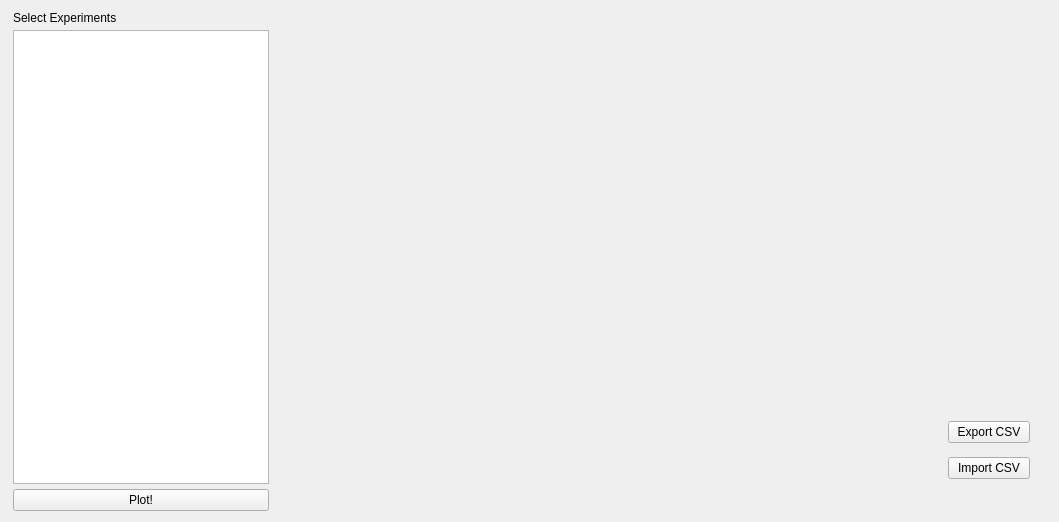
      <widget class="QWidget" name="PCA">
       <layout class="QHBoxLayout" name="horizontalLayout_4">
        <item>
         <widget class="QFrame" name="frame_7">
          <property name="minimumSize">
           <size>
            <width>250</width>
            <height>500</height>
           </size>
          </property>
          <property name="maximumSize">
           <size>
            <width>500</width>
            <height>16777215</height>
           </size>
          </property>
          <property name="styleSheet">
           <string notr="true">font: 75 10pt &quot;Ubuntu Condensed&quot;;</string>
          </property>
          <property name="frameShape">
           <enum>QFrame::NoFrame</enum>
          </property>
          <property name="frameShadow">
           <enum>QFrame::Plain</enum>
          </property>
          <property name="lineWidth">
           <number>1</number>
          </property>
          <layout class="QVBoxLayout" name="verticalLayout_2">
           <property name="spacing">
            <number>5</number>
           </property>
           <property name="leftMargin">
            <number>2</number>
           </property>
           <property name="topMargin">
            <number>0</number>
           </property>
           <property name="bottomMargin">
            <number>0</number>
           </property>
           <item>
            <widget class="QLabel" name="label_10">
             <property name="styleSheet">
              <string notr="true">font: 75 13pt &quot;Ubuntu Condensed&quot;;</string>
             </property>
             <property name="text">
              <string>Select Experiments</string>
             </property>
            </widget>
           </item>
           <item>
            <widget class="QTableView" name="tablePCA">
             <property name="minimumSize">
              <size>
               <width>0</width>
               <height>385</height>
              </size>
             </property>
             <property name="styleSheet">
              <string notr="true">font: 10pt &quot;Ubuntu Condensed&quot;;</string>
             </property>
            </widget>
           </item>
           <item>
            <widget class="QPushButton" name="PCAButton">
             <property name="maximumSize">
              <size>
               <width>16777215</width>
               <height>30</height>
              </size>
             </property>
             <property name="styleSheet">
              <string notr="true">font: 75 13pt &quot;Ubuntu Condensed&quot;;</string>
             </property>
             <property name="text">
              <string>Plot!</string>
             </property>
            </widget>
           </item>
          </layout>
         </widget>
        </item>
        <item>
         <widget class="QWidget" name="widget_3" native="true">
          <property name="minimumSize">
           <size>
            <width>730</width>
            <height>500</height>
           </size>
          </property>
          <property name="maximumSize">
           <size>
            <width>16777215</width>
            <height>16777215</height>
           </size>
          </property>
          <layout class="QHBoxLayout" name="horizontalLayout_10">
           <item>
            <widget class="QWidget" name="widget_image2" native="true">
             <property name="minimumSize">
              <size>
               <width>640</width>
               <height>455</height>
              </size>
             </property>
             <layout class="QVBoxLayout" name="verticalLayout_23">
              <property name="spacing">
               <number>0</number>
              </property>
              <property name="leftMargin">
               <number>0</number>
              </property>
              <property name="topMargin">
               <number>0</number>
              </property>
              <property name="rightMargin">
               <number>0</number>
              </property>
              <property name="bottomMargin">
               <number>0</number>
              </property>
              <item>
               <widget class="QFrame" name="widget_image">
                <property name="frameShape">
                 <enum>QFrame::NoFrame</enum>
                </property>
                <property name="frameShadow">
                 <enum>QFrame::Plain</enum>
                </property>
               </widget>
              </item>
              <item>
               <widget class="QFrame" name="frame_35">
                <property name="minimumSize">
                 <size>
                  <width>0</width>
                  <height>30</height>
                 </size>
                </property>
                <property name="maximumSize">
                 <size>
                  <width>16777215</width>
                  <height>30</height>
                 </size>
                </property>
                <property name="frameShape">
                 <enum>QFrame::NoFrame</enum>
                </property>
                <property name="frameShadow">
                 <enum>QFrame::Plain</enum>
                </property>
                <layout class="QGridLayout" name="gridLayout_17">
                 <property name="leftMargin">
                  <number>0</number>
                 </property>
                 <property name="topMargin">
                  <number>0</number>
                 </property>
                 <property name="rightMargin">
                  <number>0</number>
                 </property>
                 <property name="bottomMargin">
                  <number>0</number>
                 </property>
                 <property name="spacing">
                  <number>0</number>
                 </property>
                 <item row="0" column="0">
                  <widget class="QLabel" name="loadingPCA">
                   <property name="text">
                    <string/>
                   </property>
                  </widget>
                 </item>
                </layout>
               </widget>
              </item>
             </layout>
            </widget>
           </item>
           <item>
            <widget class="QFrame" name="frame_22">
             <property name="minimumSize">
              <size>
               <width>90</width>
               <height>0</height>
              </size>
             </property>
             <property name="maximumSize">
              <size>
               <width>200</width>
               <height>16777215</height>
              </size>
             </property>
             <property name="frameShape">
              <enum>QFrame::NoFrame</enum>
             </property>
             <property name="frameShadow">
              <enum>QFrame::Plain</enum>
             </property>
             <layout class="QVBoxLayout" name="verticalLayout_12">
              <property name="spacing">
               <number>0</number>
              </property>
              <property name="leftMargin">
               <number>0</number>
              </property>
              <property name="topMargin">
               <number>0</number>
              </property>
              <property name="rightMargin">
               <number>0</number>
              </property>
              <property name="bottomMargin">
               <number>0</number>
              </property>
              <item>
               <widget class="QFrame" name="frame_23">
                <property name="maximumSize">
                 <size>
                  <width>16777215</width>
                  <height>60</height>
                 </size>
                </property>
                <property name="frameShape">
                 <enum>QFrame::NoFrame</enum>
                </property>
                <property name="frameShadow">
                 <enum>QFrame::Plain</enum>
                </property>
                <layout class="QVBoxLayout" name="verticalLayout_13"/>
               </widget>
              </item>
              <item>
               <widget class="QFrame" name="frame_filters_2">
                <property name="frameShape">
                 <enum>QFrame::NoFrame</enum>
                </property>
                <property name="frameShadow">
                 <enum>QFrame::Plain</enum>
                </property>
                <layout class="QVBoxLayout" name="verticalLayout_14">
                 <property name="spacing">
                  <number>0</number>
                 </property>
                 <property name="leftMargin">
                  <number>0</number>
                 </property>
                 <property name="topMargin">
                  <number>0</number>
                 </property>
                 <property name="rightMargin">
                  <number>0</number>
                 </property>
                 <property name="bottomMargin">
                  <number>0</number>
                 </property>
                 <item>
                  <widget class="QFrame" name="frame_sliders_2">
                   <property name="frameShape">
                    <enum>QFrame::NoFrame</enum>
                   </property>
                   <property name="frameShadow">
                    <enum>QFrame::Plain</enum>
                   </property>
                  </widget>
                 </item>
                 <item>
                  <widget class="QFrame" name="frame_24">
                   <property name="minimumSize">
                    <size>
                     <width>90</width>
                     <height>197</height>
                    </size>
                   </property>
                   <property name="frameShape">
                    <enum>QFrame::NoFrame</enum>
                   </property>
                   <property name="frameShadow">
                    <enum>QFrame::Plain</enum>
                   </property>
                   <layout class="QVBoxLayout" name="verticalLayout_15">
                    <item>
                     <widget class="QFrame" name="frame_25">
                      <property name="frameShape">
                       <enum>QFrame::NoFrame</enum>
                      </property>
                      <property name="frameShadow">
                       <enum>QFrame::Plain</enum>
                      </property>
                     </widget>
                    </item>
                    <item>
                     <widget class="QFrame" name="frame_26">
                      <property name="minimumSize">
                       <size>
                        <width>82</width>
                        <height>86</height>
                       </size>
                      </property>
                      <property name="maximumSize">
                       <size>
                        <width>82</width>
                        <height>86</height>
                       </size>
                      </property>
                      <property name="frameShape">
                       <enum>QFrame::NoFrame</enum>
                      </property>
                      <property name="frameShadow">
                       <enum>QFrame::Plain</enum>
                      </property>
                      <layout class="QVBoxLayout" name="verticalLayout_16">
                       <property name="spacing">
                        <number>0</number>
                       </property>
                       <property name="leftMargin">
                        <number>0</number>
                       </property>
                       <property name="topMargin">
                        <number>0</number>
                       </property>
                       <property name="rightMargin">
                        <number>0</number>
                       </property>
                       <property name="bottomMargin">
                        <number>0</number>
                       </property>
                       <item>
                        <widget class="QPushButton" name="ExportCSVPCA">
                         <property name="text">
                          <string>Export CSV</string>
                         </property>
                        </widget>
                       </item>
                       <item>
                        <widget class="QPushButton" name="ImportCSVPCA">
                         <property name="text">
                          <string>Import CSV</string>
                         </property>
                        </widget>
                       </item>
                      </layout>
                     </widget>
                    </item>
                   </layout>
                  </widget>
                 </item>
                </layout>
               </widget>
              </item>
             </layout>
            </widget>
           </item>
          </layout>
         </widget>
        </item>
       </layout>
      </widget>
